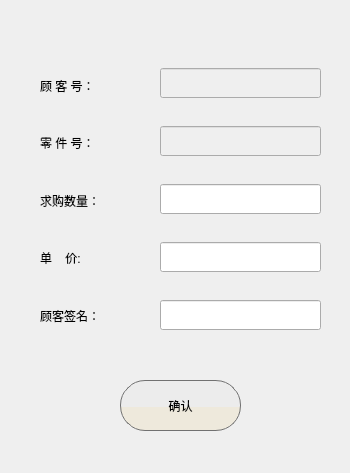
<?xml version="1.0" encoding="UTF-8"?>
<ui version="4.0">
 <class>Form</class>
 <widget class="QWidget" name="Form">
  <property name="geometry">
   <rect>
    <x>0</x>
    <y>0</y>
    <width>350</width>
    <height>473</height>
   </rect>
  </property>
  <property name="minimumSize">
   <size>
    <width>350</width>
    <height>473</height>
   </size>
  </property>
  <property name="maximumSize">
   <size>
    <width>350</width>
    <height>473</height>
   </size>
  </property>
  <property name="windowTitle">
   <string>Form</string>
  </property>
  <property name="styleSheet">
   <string notr="true">QWidget#Form
{
border-image: url(:/CmainWdt/resource/picture/CbuyWgt_background.jpg);
}</string>
  </property>
  <widget class="QWidget" name="layoutWidget">
   <property name="geometry">
    <rect>
     <x>40</x>
     <y>60</y>
     <width>137</width>
     <height>281</height>
    </rect>
   </property>
   <layout class="QVBoxLayout" name="verticalLayout">
    <item>
     <widget class="QLabel" name="label">
      <property name="styleSheet">
       <string notr="true">font: 18pt &quot;隶书&quot;;</string>
      </property>
      <property name="text">
       <string>顾 客 号：</string>
      </property>
     </widget>
    </item>
    <item>
     <widget class="QLabel" name="label_2">
      <property name="styleSheet">
       <string notr="true">font: 18pt &quot;隶书&quot;;</string>
      </property>
      <property name="text">
       <string>零 件 号：</string>
      </property>
     </widget>
    </item>
    <item>
     <widget class="QLabel" name="label_3">
      <property name="styleSheet">
       <string notr="true">font: 18pt &quot;隶书&quot;;</string>
      </property>
      <property name="text">
       <string>求购数量：</string>
      </property>
     </widget>
    </item>
    <item>
     <widget class="QLabel" name="label_4">
      <property name="styleSheet">
       <string notr="true">font: 18pt &quot;隶书&quot;;</string>
      </property>
      <property name="text">
       <string>单    价:</string>
      </property>
     </widget>
    </item>
    <item>
     <widget class="QLabel" name="label_5">
      <property name="styleSheet">
       <string notr="true">font: 18pt &quot;隶书&quot;;</string>
      </property>
      <property name="text">
       <string>顾客签名：</string>
      </property>
     </widget>
    </item>
   </layout>
  </widget>
  <widget class="QPushButton" name="returnBtn">
   <property name="geometry">
    <rect>
     <x>120</x>
     <y>380</y>
     <width>121</width>
     <height>51</height>
    </rect>
   </property>
   <property name="styleSheet">
    <string notr="true">QPushButton{
	
	background-color: rgb(245, 255, 48);
border:1px solid #717171;
border-radius:25px;
font: 28pt &quot;楷体&quot;;
background-color: qconicalgradient(cx:0.5,cy:0.522909, angle:179.9, stop:0.494318 rgba(238, 233, 220, 255), stop:0.5 rgba(236, 236, 236, 255));

}
QPushButton:hover
{
	background-color: qlineargradient(spread:pad, x1:0.909, y1:0.864, x2:0.926, y2:0, stop:0.448864 rgba(85, 239, 88, 250), stop:1 rgba(255, 255, 255, 255));
	
}

</string>
   </property>
   <property name="text">
    <string>确认</string>
   </property>
  </widget>
  <widget class="QWidget" name="layoutWidget_2">
   <property name="geometry">
    <rect>
     <x>160</x>
     <y>60</y>
     <width>161</width>
     <height>281</height>
    </rect>
   </property>
   <layout class="QVBoxLayout" name="verticalLayout_3">
    <property name="spacing">
     <number>20</number>
    </property>
    <item>
     <widget class="QLineEdit" name="SsupplyWgt_SnoLedit_2">
      <property name="enabled">
       <bool>false</bool>
      </property>
      <property name="minimumSize">
       <size>
        <width>0</width>
        <height>30</height>
       </size>
      </property>
      <property name="styleSheet">
       <string notr="true">font: 11pt &quot;楷体&quot;;</string>
      </property>
      <property name="text">
       <string/>
      </property>
      <property name="clearButtonEnabled">
       <bool>false</bool>
      </property>
     </widget>
    </item>
    <item>
     <widget class="QLineEdit" name="SsupplyWgt_PnoLedit_2">
      <property name="enabled">
       <bool>false</bool>
      </property>
      <property name="minimumSize">
       <size>
        <width>0</width>
        <height>30</height>
       </size>
      </property>
      <property name="styleSheet">
       <string notr="true">font: 11pt &quot;楷体&quot;;</string>
      </property>
      <property name="echoMode">
       <enum>QLineEdit::Normal</enum>
      </property>
      <property name="clearButtonEnabled">
       <bool>false</bool>
      </property>
     </widget>
    </item>
    <item>
     <widget class="QLineEdit" name="SsupplyWgt_NumLedit_2">
      <property name="minimumSize">
       <size>
        <width>0</width>
        <height>30</height>
       </size>
      </property>
      <property name="styleSheet">
       <string notr="true">font: 11pt &quot;楷体&quot;;</string>
      </property>
      <property name="clearButtonEnabled">
       <bool>true</bool>
      </property>
     </widget>
    </item>
    <item>
     <widget class="QLineEdit" name="SsupplyWgt_PriceLedit_2">
      <property name="minimumSize">
       <size>
        <width>0</width>
        <height>30</height>
       </size>
      </property>
      <property name="styleSheet">
       <string notr="true">font: 11pt &quot;楷体&quot;;</string>
      </property>
      <property name="clearButtonEnabled">
       <bool>true</bool>
      </property>
     </widget>
    </item>
    <item>
     <widget class="QLineEdit" name="SsupplyWgt_NameLedit_2">
      <property name="minimumSize">
       <size>
        <width>0</width>
        <height>30</height>
       </size>
      </property>
      <property name="styleSheet">
       <string notr="true">font: 11pt &quot;楷体&quot;;</string>
      </property>
      <property name="clearButtonEnabled">
       <bool>true</bool>
      </property>
     </widget>
    </item>
   </layout>
  </widget>
 </widget>
 <resources>
  <include location="images.qrc"/>
 </resources>
 <connections>
  <connection>
   <sender>returnBtn</sender>
   <signal>clicked()</signal>
   <receiver>Form</receiver>
   <slot>cfmBuy()</slot>
   <hints>
    <hint type="sourcelabel">
     <x>191</x>
     <y>405</y>
    </hint>
    <hint type="destinationlabel">
     <x>199</x>
     <y>526</y>
    </hint>
   </hints>
  </connection>
 </connections>
 <slots>
  <slot>cfmBuy()</slot>
 </slots>
</ui>
